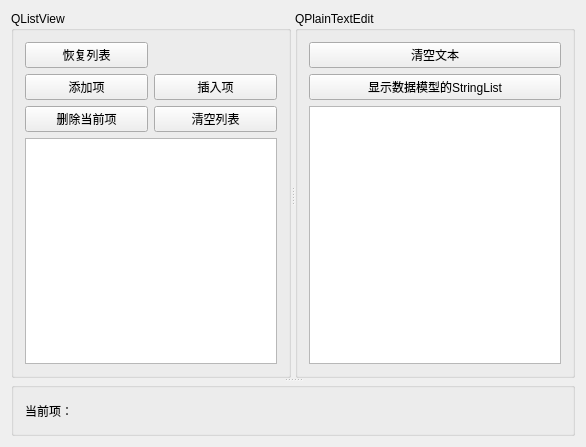
<?xml version="1.0" encoding="UTF-8"?>
<ui version="4.0">
 <class>Widget</class>
 <widget class="QWidget" name="Widget">
  <property name="geometry">
   <rect>
    <x>0</x>
    <y>0</y>
    <width>586</width>
    <height>447</height>
   </rect>
  </property>
  <property name="windowTitle">
   <string>QListView的使用</string>
  </property>
  <layout class="QGridLayout" name="gridLayout_2">
   <item row="0" column="0">
    <widget class="QSplitter" name="splitter_2">
     <property name="orientation">
      <enum>Qt::Vertical</enum>
     </property>
     <widget class="QSplitter" name="splitter">
      <property name="orientation">
       <enum>Qt::Horizontal</enum>
      </property>
      <widget class="QGroupBox" name="QListViewGB">
       <property name="title">
        <string>QListView</string>
       </property>
       <layout class="QGridLayout" name="gridLayout">
        <item row="0" column="0">
         <widget class="QPushButton" name="pushButton">
          <property name="text">
           <string>恢复列表</string>
          </property>
         </widget>
        </item>
        <item row="1" column="0">
         <widget class="QPushButton" name="btnListAppend">
          <property name="text">
           <string>添加项</string>
          </property>
         </widget>
        </item>
        <item row="1" column="1">
         <widget class="QPushButton" name="btnListInsert">
          <property name="text">
           <string>插入项</string>
          </property>
         </widget>
        </item>
        <item row="2" column="0">
         <widget class="QPushButton" name="btnListDelete">
          <property name="text">
           <string>删除当前项</string>
          </property>
         </widget>
        </item>
        <item row="2" column="1">
         <widget class="QPushButton" name="btnListClear">
          <property name="text">
           <string>清空列表</string>
          </property>
         </widget>
        </item>
        <item row="3" column="0" colspan="2">
         <widget class="QListView" name="listView"/>
        </item>
       </layout>
      </widget>
      <widget class="QGroupBox" name="QPlainTextEditGB">
       <property name="title">
        <string>QPlainTextEdit</string>
       </property>
       <layout class="QVBoxLayout" name="verticalLayout">
        <item>
         <widget class="QPushButton" name="pushButton_11">
          <property name="text">
           <string>清空文本</string>
          </property>
         </widget>
        </item>
        <item>
         <widget class="QPushButton" name="pushButton_12">
          <property name="text">
           <string>显示数据模型的StringList</string>
          </property>
         </widget>
        </item>
        <item>
         <widget class="QPlainTextEdit" name="plainTextEdit"/>
        </item>
       </layout>
      </widget>
     </widget>
     <widget class="QGroupBox" name="buttomGB">
      <property name="title">
       <string/>
      </property>
      <layout class="QHBoxLayout" name="horizontalLayout">
       <item>
        <widget class="QLabel" name="label">
         <property name="text">
          <string>当前项：</string>
         </property>
        </widget>
       </item>
      </layout>
     </widget>
    </widget>
   </item>
  </layout>
 </widget>
 <layoutdefault spacing="6" margin="11"/>
 <resources/>
 <connections/>
</ui>
